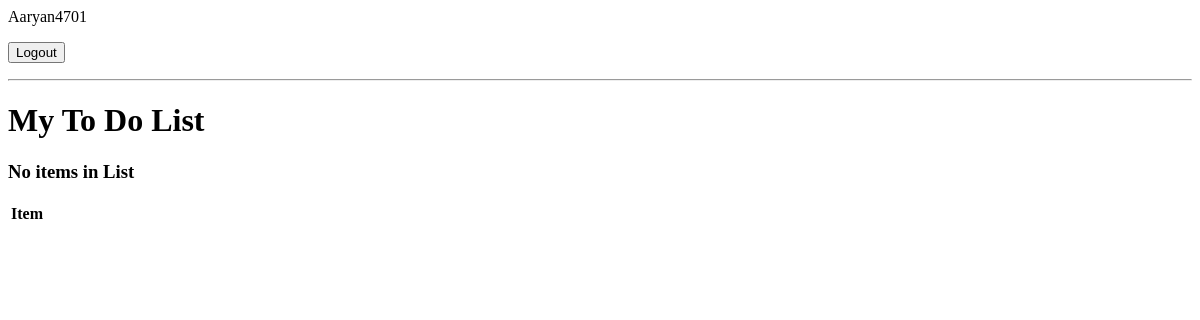
Before: / (signed in) with the older database file.
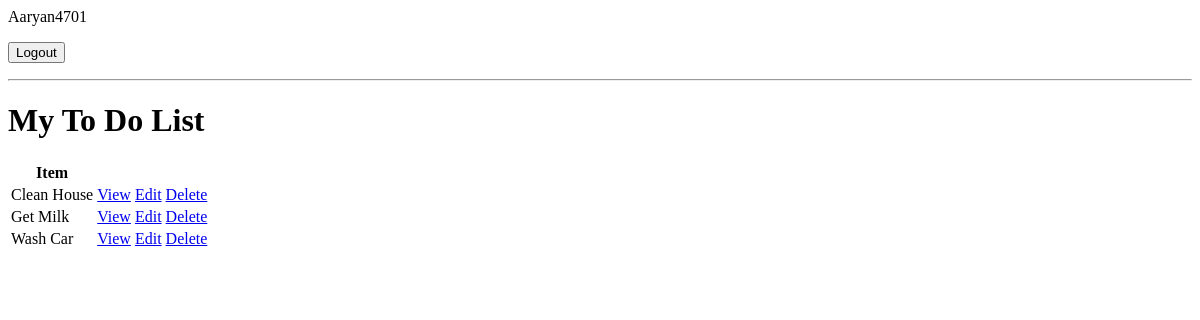
After: the same page with the newer database file.
### base/models.py (models this page shows, shortened)
class Task(models.Model):
    user = models.ForeignKey(User, on_delete=models.CASCADE, null=True, blank=True)
    title = models.CharField(max_length=200)
    description = models.TextField(null=True, blank=True)
    complete = models.BooleanField(default=False)
    created = models.DateTimeField(auto_now_add=True)
    class Meta:
        ordering = ['complete']

### base/views.py (the view)
# urls.py: path('', TaskList.as_view(), name= 'tasks'),
class TaskList(LoginRequiredMixin, ListView):
    model = Task
    context_object_name = 'tasks'

### base/templates/base/task_list.html (shortened to what this page needs)
{% if request.user.is_authenticated %}
    <p>{{request.user}}</p>
    <form method="post" action="{% url 'logout' %}">
        <button type="submit">Logout</button>
    </form>
{% else %}
<a href="{% url 'login' %}">Login</a>
{% endif %}
<hr>
<h1>My To Do List</h1>
<table>
    <tr>
        <th>Item</th>
        <th></th>
        <th></th>
    </tr>
    {% for task in tasks %}
    <tr>
        <td>{{task.title}}</td>
        <td><a href="{% url 'task' task.id %}">View</a></td>
        <td><a href="{% url 'task-update' task.id %}">Edit</a></td>
        <td><a href="{% url 'task-delete' task.id %}">Delete</a></td>
    </tr>
    {% empty %}
    <h3>No items in List</h3>
    {% endfor %}
</table>

Changed rows visible on the page:
added Task: title "Clean House"
added Task: title "Get Milk"
added Task: title "Wash Car"
Other visible differences:
text no longer shown: "No items in List"
